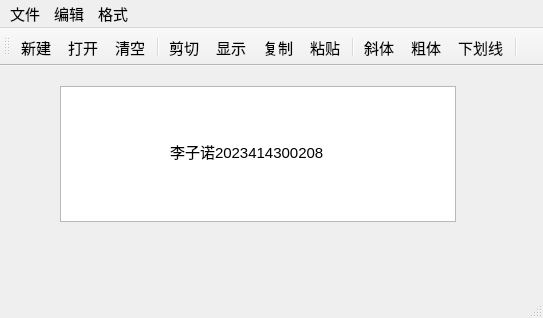
<?xml version="1.0" encoding="UTF-8"?>
<ui version="4.0">
 <class>QWMainWind</class>
 <widget class="QMainWindow" name="QWMainWind">
  <property name="geometry">
   <rect>
    <x>0</x>
    <y>0</y>
    <width>543</width>
    <height>318</height>
   </rect>
  </property>
  <property name="font">
   <font>
    <pointsize>11</pointsize>
   </font>
  </property>
  <property name="windowTitle">
   <string>QWMainWind</string>
  </property>
  <widget class="QWidget" name="centralWidget">
   <widget class="QTextEdit" name="txtEdit">
    <property name="geometry">
     <rect>
      <x>60</x>
      <y>20</y>
      <width>396</width>
      <height>136</height>
     </rect>
    </property>
    <property name="font">
     <font>
      <pointsize>16</pointsize>
     </font>
    </property>
    <property name="html">
     <string>&lt;!DOCTYPE HTML PUBLIC &quot;-//W3C//DTD HTML 4.0//EN&quot; &quot;http://www.w3.org/TR/REC-html40/strict.dtd&quot;&gt;
&lt;html&gt;&lt;head&gt;&lt;meta name=&quot;qrichtext&quot; content=&quot;1&quot; /&gt;&lt;meta charset=&quot;utf-8&quot; /&gt;&lt;style type=&quot;text/css&quot;&gt;
p, li { white-space: pre-wrap; }
hr { height: 1px; border-width: 0; }
li.unchecked::marker { content: &quot;\2610&quot;; }
li.checked::marker { content: &quot;\2612&quot;; }
&lt;/style&gt;&lt;/head&gt;&lt;body style=&quot; font-family:'Microsoft YaHei UI'; font-size:16pt; font-weight:400; font-style:normal;&quot;&gt;
&lt;p style=&quot;-qt-paragraph-type:empty; margin-top:0px; margin-bottom:0px; margin-left:0px; margin-right:0px; -qt-block-indent:0; text-indent:0px;&quot;&gt;&lt;br /&gt;&lt;/p&gt;&lt;/body&gt;&lt;/html&gt;</string>
    </property>
   </widget>
   <widget class="QLabel" name="label">
    <property name="geometry">
     <rect>
      <x>170</x>
      <y>60</y>
      <width>181</width>
      <height>51</height>
     </rect>
    </property>
    <property name="maximumSize">
     <size>
      <width>16777215</width>
      <height>51</height>
     </size>
    </property>
    <property name="text">
     <string>&lt;html&gt;&lt;head/&gt;&lt;body&gt;&lt;p&gt;李子诺2023414300208&lt;/p&gt;&lt;/body&gt;&lt;/html&gt;</string>
    </property>
   </widget>
  </widget>
  <widget class="QMenuBar" name="menuBar">
   <property name="geometry">
    <rect>
     <x>0</x>
     <y>0</y>
     <width>543</width>
     <height>25</height>
    </rect>
   </property>
   <widget class="QMenu" name="menu">
    <property name="title">
     <string>文件</string>
    </property>
    <addaction name="actNew"/>
    <addaction name="actOpen"/>
    <addaction name="separator"/>
    <addaction name="actClose"/>
   </widget>
   <widget class="QMenu" name="menu_2">
    <property name="title">
     <string>编辑</string>
    </property>
    <addaction name="actCut"/>
    <addaction name="actCopy"/>
    <addaction name="actPaste"/>
    <addaction name="separator"/>
    <addaction name="actClear"/>
   </widget>
   <widget class="QMenu" name="menu_3">
    <property name="title">
     <string>格式</string>
    </property>
    <addaction name="actFontBold"/>
    <addaction name="actFontItalic"/>
    <addaction name="actFontUnder"/>
    <addaction name="separator"/>
    <addaction name="actToolbarLab"/>
   </widget>
   <widget class="QMenu" name="menuasdasd">
    <property name="title">
     <string/>
    </property>
    <addaction name="separator"/>
    <addaction name="separator"/>
    <addaction name="separator"/>
   </widget>
   <addaction name="menu"/>
   <addaction name="menu_2"/>
   <addaction name="menu_3"/>
   <addaction name="menuasdasd"/>
  </widget>
  <widget class="QToolBar" name="mainToolBar">
   <property name="toolButtonStyle">
    <enum>Qt::ToolButtonTextUnderIcon</enum>
   </property>
   <attribute name="toolBarArea">
    <enum>TopToolBarArea</enum>
   </attribute>
   <attribute name="toolBarBreak">
    <bool>false</bool>
   </attribute>
   <addaction name="actNew"/>
   <addaction name="actOpen"/>
   <addaction name="actClear"/>
   <addaction name="separator"/>
   <addaction name="actCut"/>
   <addaction name="action_4"/>
   <addaction name="actCopy"/>
   <addaction name="actPaste"/>
   <addaction name="separator"/>
   <addaction name="actFontItalic"/>
   <addaction name="actFontBold"/>
   <addaction name="actFontUnder"/>
   <addaction name="separator"/>
  </widget>
  <widget class="QStatusBar" name="statusBar"/>
  <action name="actCut">
   <property name="icon">
    <iconset resource="res.qrc">
     <normaloff>:/images/images/cut.bmp</normaloff>:/images/images/cut.bmp</iconset>
   </property>
   <property name="text">
    <string>剪切</string>
   </property>
   <property name="toolTip">
    <string>剪切</string>
   </property>
   <property name="shortcut">
    <string>Ctrl+X</string>
   </property>
  </action>
  <action name="actCopy">
   <property name="icon">
    <iconset resource="res.qrc">
     <normaloff>:/images/images/120.bmp</normaloff>:/images/images/120.bmp</iconset>
   </property>
   <property name="text">
    <string>复制</string>
   </property>
   <property name="toolTip">
    <string>复制</string>
   </property>
   <property name="shortcut">
    <string>Ctrl+C</string>
   </property>
  </action>
  <action name="actPaste">
   <property name="icon">
    <iconset resource="res.qrc">
     <normaloff>:/images/images/paste.bmp</normaloff>:/images/images/paste.bmp</iconset>
   </property>
   <property name="text">
    <string>粘贴</string>
   </property>
   <property name="toolTip">
    <string>粘贴</string>
   </property>
   <property name="shortcut">
    <string>Ctrl+V</string>
   </property>
  </action>
  <action name="actFontBold">
   <property name="checkable">
    <bool>true</bool>
   </property>
   <property name="icon">
    <iconset resource="res.qrc">
     <normaloff>:/images/images/BLD.BMP</normaloff>:/images/images/BLD.BMP</iconset>
   </property>
   <property name="text">
    <string>粗体</string>
   </property>
   <property name="toolTip">
    <string>粗体</string>
   </property>
  </action>
  <action name="actFontItalic">
   <property name="checkable">
    <bool>true</bool>
   </property>
   <property name="icon">
    <iconset resource="res.qrc">
     <normaloff>:/images/images/ITL.BMP</normaloff>:/images/images/ITL.BMP</iconset>
   </property>
   <property name="text">
    <string>斜体</string>
   </property>
   <property name="toolTip">
    <string>斜体</string>
   </property>
  </action>
  <action name="actFontUnder">
   <property name="checkable">
    <bool>true</bool>
   </property>
   <property name="icon">
    <iconset resource="res.qrc">
     <normaloff>:/images/images/WORDUNDR.BMP</normaloff>:/images/images/WORDUNDR.BMP</iconset>
   </property>
   <property name="text">
    <string>下划线</string>
   </property>
   <property name="toolTip">
    <string>下划线</string>
   </property>
  </action>
  <action name="actClose">
   <property name="icon">
    <iconset resource="res.qrc">
     <normaloff>:/images/images/exit.bmp</normaloff>:/images/images/exit.bmp</iconset>
   </property>
   <property name="text">
    <string>退出</string>
   </property>
   <property name="toolTip">
    <string>退出</string>
   </property>
  </action>
  <action name="actOpen">
   <property name="icon">
    <iconset resource="res.qrc">
     <normaloff>:/images/images/open3.bmp</normaloff>:/images/images/open3.bmp</iconset>
   </property>
   <property name="text">
    <string>打开...</string>
   </property>
   <property name="toolTip">
    <string>打开文件</string>
   </property>
   <property name="shortcut">
    <string>Ctrl+O</string>
   </property>
  </action>
  <action name="actClear">
   <property name="icon">
    <iconset resource="res.qrc">
     <normaloff>:/images/images/103.bmp</normaloff>:/images/images/103.bmp</iconset>
   </property>
   <property name="text">
    <string>清空</string>
   </property>
   <property name="toolTip">
    <string>清空内容</string>
   </property>
  </action>
  <action name="actFont">
   <property name="icon">
    <iconset resource="res.qrc">
     <normaloff>:/images/images/20.ico</normaloff>:/images/images/20.ico</iconset>
   </property>
   <property name="text">
    <string>字体...</string>
   </property>
   <property name="toolTip">
    <string>字体设置</string>
   </property>
  </action>
  <action name="actNew">
   <property name="icon">
    <iconset resource="res.qrc">
     <normaloff>:/images/images/new2.bmp</normaloff>:/images/images/new2.bmp</iconset>
   </property>
   <property name="text">
    <string>新建</string>
   </property>
   <property name="shortcut">
    <string>Ctrl+N</string>
   </property>
  </action>
  <action name="actToolbarLab">
   <property name="checkable">
    <bool>true</bool>
   </property>
   <property name="checked">
    <bool>true</bool>
   </property>
   <property name="text">
    <string>显示工具栏文字标签</string>
   </property>
   <property name="menuRole">
    <enum>QAction::TextHeuristicRole</enum>
   </property>
  </action>
  <action name="action_4">
   <property name="icon">
    <iconset theme="QIcon::ThemeIcon::AddressBookNew"/>
   </property>
   <property name="text">
    <string>显示</string>
   </property>
   <property name="toolTip">
    <string>显示信息</string>
   </property>
   <property name="visible">
    <bool>true</bool>
   </property>
   <property name="menuRole">
    <enum>QAction::TextHeuristicRole</enum>
   </property>
  </action>
 </widget>
 <layoutdefault spacing="6" margin="11"/>
 <resources>
  <include location="res.qrc"/>
 </resources>
 <connections>
  <connection>
   <sender>actClose</sender>
   <signal>triggered()</signal>
   <receiver>QWMainWind</receiver>
   <slot>close()</slot>
   <hints>
    <hint type="sourcelabel">
     <x>-1</x>
     <y>-1</y>
    </hint>
    <hint type="destinationlabel">
     <x>422</x>
     <y>254</y>
    </hint>
   </hints>
  </connection>
  <connection>
   <sender>actClear</sender>
   <signal>triggered()</signal>
   <receiver>txtEdit</receiver>
   <slot>clear()</slot>
   <hints>
    <hint type="sourcelabel">
     <x>-1</x>
     <y>-1</y>
    </hint>
    <hint type="destinationlabel">
     <x>260</x>
     <y>227</y>
    </hint>
   </hints>
  </connection>
  <connection>
   <sender>actCut</sender>
   <signal>triggered()</signal>
   <receiver>txtEdit</receiver>
   <slot>cut()</slot>
   <hints>
    <hint type="sourcelabel">
     <x>-1</x>
     <y>-1</y>
    </hint>
    <hint type="destinationlabel">
     <x>260</x>
     <y>227</y>
    </hint>
   </hints>
  </connection>
  <connection>
   <sender>actCopy</sender>
   <signal>triggered()</signal>
   <receiver>txtEdit</receiver>
   <slot>copy()</slot>
   <hints>
    <hint type="sourcelabel">
     <x>-1</x>
     <y>-1</y>
    </hint>
    <hint type="destinationlabel">
     <x>260</x>
     <y>227</y>
    </hint>
   </hints>
  </connection>
  <connection>
   <sender>actPaste</sender>
   <signal>triggered()</signal>
   <receiver>txtEdit</receiver>
   <slot>paste()</slot>
   <hints>
    <hint type="sourcelabel">
     <x>-1</x>
     <y>-1</y>
    </hint>
    <hint type="destinationlabel">
     <x>260</x>
     <y>227</y>
    </hint>
   </hints>
  </connection>
  <connection>
   <sender>action_4</sender>
   <signal>visibleChanged()</signal>
   <receiver>label</receiver>
   <slot>show()</slot>
   <hints>
    <hint type="sourcelabel">
     <x>-1</x>
     <y>-1</y>
    </hint>
    <hint type="destinationlabel">
     <x>240</x>
     <y>187</y>
    </hint>
   </hints>
  </connection>
 </connections>
</ui>
